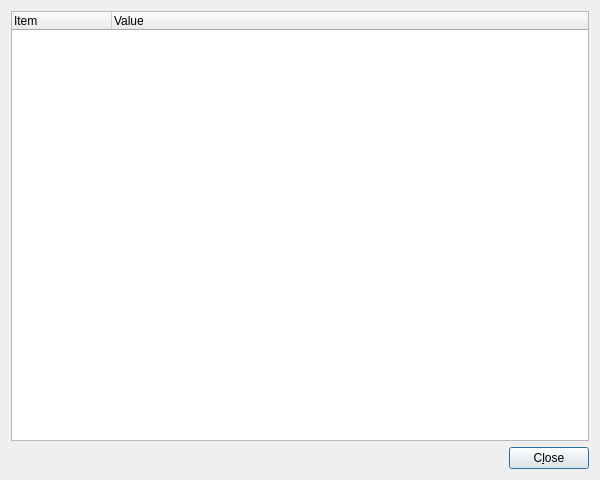
<ui version="4.0" >
 <author></author>
 <comment>*********************************************************************
**
** Copyright (C) 2015 The Qt Company Ltd.
** Contact: http://www.qt.io/licensing/
**
** This file is part of the tools applications of the Qt Toolkit.
**
** $QT_BEGIN_LICENSE:LGPL$
** Commercial License Usage
** Licensees holding valid commercial Qt licenses may use this file in
** accordance with the commercial license agreement provided with the
** Software or, alternatively, in accordance with the terms contained in
** a written agreement between you and The Qt Company. For licensing terms
** and conditions see http://www.qt.io/terms-conditions. For further
** information use the contact form at http://www.qt.io/contact-us.
**
** GNU Lesser General Public License Usage
** Alternatively, this file may be used under the terms of the GNU Lesser
** General Public License version 2.1 or version 3 as published by the Free
** Software Foundation and appearing in the file LICENSE.LGPLv21 and
** LICENSE.LGPLv3 included in the packaging of this file. Please review the
** following information to ensure the GNU Lesser General Public License
** requirements will be met: https://www.gnu.org/licenses/lgpl.html and
** http://www.gnu.org/licenses/old-licenses/lgpl-2.1.html.
**
** As a special exception, The Qt Company gives you certain additional
** rights. These rights are described in The Qt Company LGPL Exception
** version 1.1, included in the file LGPL_EXCEPTION.txt in this package.
**
** GNU General Public License Usage
** Alternatively, this file may be used under the terms of the GNU
** General Public License version 3.0 as published by the Free Software
** Foundation and appearing in the file LICENSE.GPL included in the
** packaging of this file.  Please review the following information to
** ensure the GNU General Public License version 3.0 requirements will be
** met: http://www.gnu.org/copyleft/gpl.html.
**
** $QT_END_LICENSE$
**
*********************************************************************</comment>
 <exportmacro></exportmacro>
 <class>ControlInfo</class>
 <widget class="QDialog" name="ControlInfo" >
  <property name="geometry" >
   <rect>
    <x>0</x>
    <y>0</y>
    <width>600</width>
    <height>480</height>
   </rect>
  </property>
  <property name="windowTitle" >
   <string>Control Details</string>
  </property>
  <layout class="QVBoxLayout" >
   <property name="margin" >
    <number>11</number>
   </property>
   <property name="spacing" >
    <number>6</number>
   </property>
   <item>
    <widget class="QTreeWidget" name="listInfo" >
     <column>
      <property name="text" >
       <string>Item</string>
      </property>
     </column>
     <column>
      <property name="text" >
       <string>Value</string>
      </property>
     </column>
    </widget>
   </item>
   <item>
    <layout class="QHBoxLayout" >
     <property name="margin" >
      <number>0</number>
     </property>
     <property name="spacing" >
      <number>6</number>
     </property>
     <item>
      <spacer>
       <property name="orientation" >
        <enum>Qt::Horizontal</enum>
       </property>
       <property name="sizeType" >
        <enum>QSizePolicy::Expanding</enum>
       </property>
       <property name="sizeHint" >
        <size>
         <width>1</width>
         <height>1</height>
        </size>
       </property>
      </spacer>
     </item>
     <item>
      <widget class="QPushButton" name="buttonClose" >
       <property name="text" >
        <string>C&amp;lose</string>
       </property>
      </widget>
     </item>
    </layout>
   </item>
  </layout>
 </widget>
 <layoutdefault spacing="6" margin="11" />
 <pixmapfunction></pixmapfunction>
 <resources/>
 <connections>
  <connection>
   <sender>buttonClose</sender>
   <signal>clicked()</signal>
   <receiver>ControlInfo</receiver>
   <slot>accept()</slot>
   <hints>
    <hint type="sourcelabel" >
     <x>536</x>
     <y>457</y>
    </hint>
    <hint type="destinationlabel" >
     <x>428</x>
     <y>449</y>
    </hint>
   </hints>
  </connection>
 </connections>
</ui>
